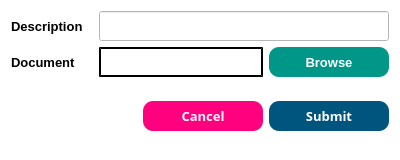
<?xml version="1.0" encoding="UTF-8"?>
<ui version="4.0">
 <class>Form</class>
 <widget class="QWidget" name="Form">
  <property name="geometry">
   <rect>
    <x>0</x>
    <y>0</y>
    <width>400</width>
    <height>160</height>
   </rect>
  </property>
  <property name="windowTitle">
   <string>Add Document</string>
  </property>
  <property name="styleSheet">
   <string notr="true">background-color: rgb(255, 255, 255);</string>
  </property>
  <layout class="QGridLayout" name="gridLayout">
   <item row="1" column="0">
    <widget class="QLabel" name="label_2">
     <property name="font">
      <font>
       <pointsize>10</pointsize>
       <weight>75</weight>
       <bold>true</bold>
       <stylestrategy>PreferAntialias</stylestrategy>
      </font>
     </property>
     <property name="text">
      <string>Document</string>
     </property>
    </widget>
   </item>
   <item row="0" column="1" colspan="3">
    <widget class="QLineEdit" name="DocLable">
     <property name="sizePolicy">
      <sizepolicy hsizetype="Expanding" vsizetype="Expanding">
       <horstretch>0</horstretch>
       <verstretch>0</verstretch>
      </sizepolicy>
     </property>
     <property name="maximumSize">
      <size>
       <width>16777215</width>
       <height>30</height>
      </size>
     </property>
     <property name="font">
      <font>
       <pointsize>10</pointsize>
       <weight>50</weight>
       <bold>false</bold>
       <stylestrategy>PreferAntialias</stylestrategy>
      </font>
     </property>
     <property name="maxLength">
      <number>32</number>
     </property>
    </widget>
   </item>
   <item row="1" column="3">
    <widget class="QPushButton" name="BrowseButton">
     <property name="sizePolicy">
      <sizepolicy hsizetype="Expanding" vsizetype="Expanding">
       <horstretch>0</horstretch>
       <verstretch>0</verstretch>
      </sizepolicy>
     </property>
     <property name="maximumSize">
      <size>
       <width>120</width>
       <height>30</height>
      </size>
     </property>
     <property name="font">
      <font>
       <pointsize>10</pointsize>
       <weight>75</weight>
       <bold>true</bold>
       <stylestrategy>PreferAntialias</stylestrategy>
      </font>
     </property>
     <property name="styleSheet">
      <string notr="true">color: rgb(255, 255, 255);
background-color:rgb(0,150,136);
border-radius:10</string>
     </property>
     <property name="text">
      <string>Browse</string>
     </property>
    </widget>
   </item>
   <item row="0" column="0">
    <widget class="QLabel" name="label">
     <property name="font">
      <font>
       <pointsize>10</pointsize>
       <weight>75</weight>
       <bold>true</bold>
       <stylestrategy>PreferAntialias</stylestrategy>
      </font>
     </property>
     <property name="text">
      <string>Description</string>
     </property>
    </widget>
   </item>
   <item row="1" column="1" colspan="2">
    <widget class="QLabel" name="fileName">
     <property name="font">
      <font>
       <pointsize>10</pointsize>
       <weight>50</weight>
       <bold>false</bold>
       <stylestrategy>PreferAntialias</stylestrategy>
      </font>
     </property>
     <property name="styleSheet">
      <string notr="true">border-style: outset;
border-width: 2px;
border-color: black;</string>
     </property>
     <property name="text">
      <string/>
     </property>
    </widget>
   </item>
   <item row="2" column="0" colspan="4">
    <widget class="QWidget" name="widget" native="true">
     <layout class="QHBoxLayout" name="horizontalLayout">
      <property name="leftMargin">
       <number>0</number>
      </property>
      <property name="topMargin">
       <number>0</number>
      </property>
      <property name="rightMargin">
       <number>0</number>
      </property>
      <property name="bottomMargin">
       <number>0</number>
      </property>
      <item>
       <spacer name="horizontalSpacer">
        <property name="orientation">
         <enum>Qt::Horizontal</enum>
        </property>
        <property name="sizeHint" stdset="0">
         <size>
          <width>127</width>
          <height>20</height>
         </size>
        </property>
       </spacer>
      </item>
      <item>
       <widget class="QPushButton" name="Cancel">
        <property name="sizePolicy">
         <sizepolicy hsizetype="Expanding" vsizetype="Expanding">
          <horstretch>0</horstretch>
          <verstretch>0</verstretch>
         </sizepolicy>
        </property>
        <property name="maximumSize">
         <size>
          <width>120</width>
          <height>30</height>
         </size>
        </property>
        <property name="font">
         <font>
          <family>Open Sans</family>
          <pointsize>10</pointsize>
          <weight>75</weight>
          <bold>true</bold>
          <stylestrategy>PreferAntialias</stylestrategy>
         </font>
        </property>
        <property name="styleSheet">
         <string notr="true">color: rgb(255, 255, 255);
background-color:rgb(255, 0, 127);
border-radius:10</string>
        </property>
        <property name="text">
         <string>Cancel</string>
        </property>
       </widget>
      </item>
      <item>
       <widget class="QPushButton" name="Submit">
        <property name="sizePolicy">
         <sizepolicy hsizetype="Expanding" vsizetype="Expanding">
          <horstretch>0</horstretch>
          <verstretch>0</verstretch>
         </sizepolicy>
        </property>
        <property name="maximumSize">
         <size>
          <width>120</width>
          <height>30</height>
         </size>
        </property>
        <property name="font">
         <font>
          <family>Open Sans</family>
          <pointsize>10</pointsize>
          <weight>75</weight>
          <bold>true</bold>
          <stylestrategy>PreferAntialias</stylestrategy>
         </font>
        </property>
        <property name="styleSheet">
         <string notr="true">color: rgb(255, 255, 255);
background-color:rgb(0, 85, 127);
border-radius:10</string>
        </property>
        <property name="text">
         <string>Submit</string>
        </property>
       </widget>
      </item>
     </layout>
    </widget>
   </item>
  </layout>
 </widget>
 <resources/>
 <connections/>
</ui>
